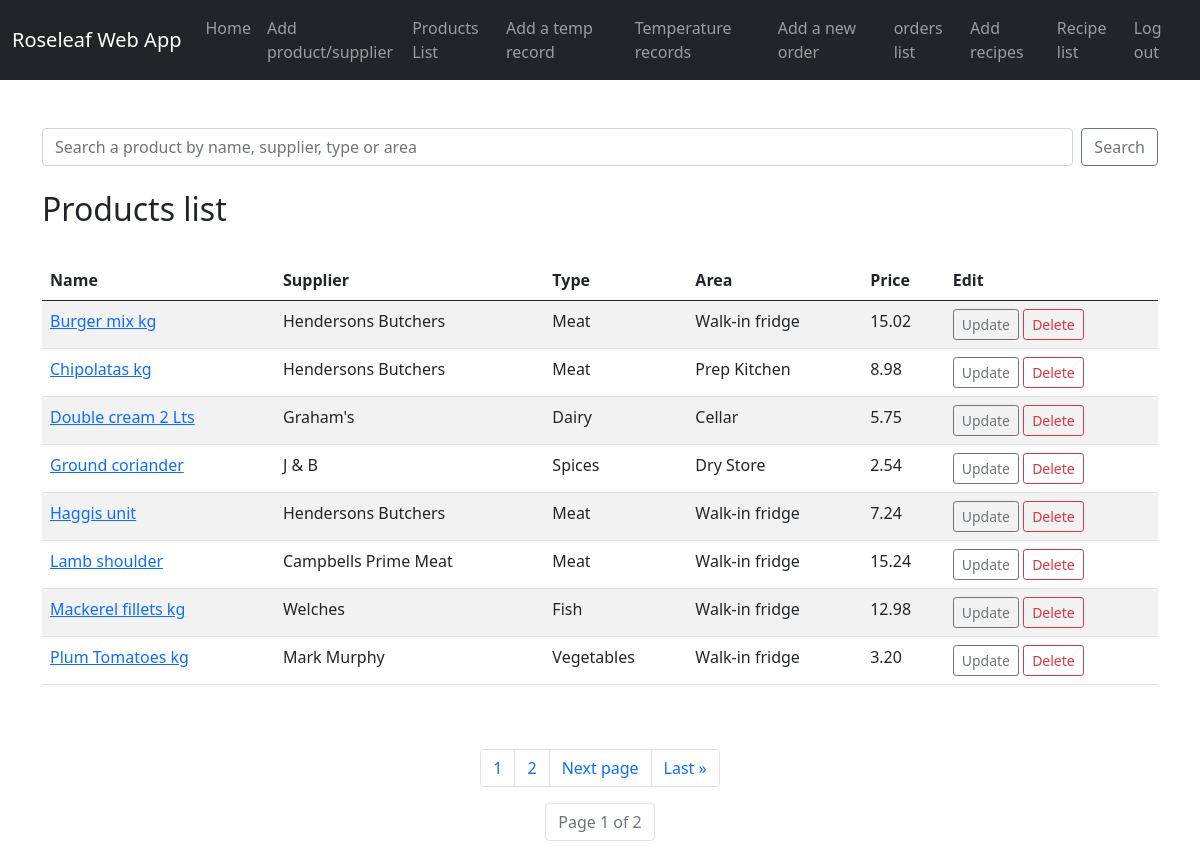
Screenshot of /products/ with the database file from the repository.
### roseleaf_app/models.py (models this page shows, shortened)
class Product(models.Model):
    supplier = models.ForeignKey(Supplier, on_delete=models.CASCADE)
    name = models.CharField(max_length=50)
    product_type = models.ForeignKey(ProductType, on_delete=models.CASCADE)
    area = models.ForeignKey(Area, on_delete=models.CASCADE)
    price = models.DecimalField(max_digits=4, decimal_places=2)

class Supplier(models.Model):
    name = models.CharField(max_length=30)
    def __str__(self):
        return self.name

class ProductType(models.Model):
    product_type = models.CharField(max_length=20)
    def __str__(self):
        return self.product_type

class Area(models.Model):
    name = models.CharField(max_length=50)
    def __str__(self):
        return self.name

### roseleaf_app/views.py (the view)
# urls.py: path('products/', views.products, name='products'),
def products(request):
    product_list = Product.objects.all()
    p = Paginator(Product.objects.all().order_by('name'), 8)
    page = request.GET.get('page')
    product_page = p.get_page(page)
    nums = 'a' * product_page.paginator.num_pages
    return render(request, 'roseleaf_app/products.html',
                  {'product_list': product_list,
                   'product_page': product_page,
                   'nums': nums})

### roseleaf_app/templates/roseleaf_app/products.html (shortened to what this page needs)
{% extends 'roseleaf_app/base.html' %}
{% block content %}
 <br><br>
    <form class="d-flex" method="post" action="{% url 'search_product' %}">
        <input class="form-control me-2" type="search"
               placeholder="Search a product by name, supplier, type or area" aria-label="Search" name="searched">
        <button class="btn btn-outline-secondary" type="submit">Search</button>
    </form>
    <br/>
    <h2>Products list</h2>
    <br>
    <table class="table table-hover table-striped ">
    <thead>
            <tr>
                <th scope="col">Name</th>
                <th scope="col">Supplier</th>
                <th scope="col">Type</th>
                <th scope="col">Area</th>
                <th scope="col">Price</th>
                <th scope="col">Edit</th>
            </tr>
        </thead>
    {% for product in product_page %}
        <tr>
            <td><a href="{% url 'show_product' product.id %}">{{ product.name }}</a></td>
            <td>{{ product.supplier }}</td>
            <td>{{ product.product_type }}</td>
            <td>{{ product.area }}</td>
            <td>{{ product.price }}</td>
            <td><a href="{% url 'update_product' product.id %}"
                   class="btn btn-outline-secondary btn-sm"> Update </a>
                <a href="{% url 'delete_product' product.id %}"
                   class="btn btn-outline-danger btn-sm"> Delete  </a>
            </td>
        </tr>
    {% endfor %}
    </table>
    <br><br>
    <nav aria-label="Page navigation example">
    <ul class="pagination justify-content-center">
    {% for i in nums %}
        <li class="page-item"><a class="page-link" href="?page={{ forloop.counter }}">{{ forloop.counter }}</a></li>
    {% endfor %}
    {% if product_page.has_next%}
        <li class="page-item"> <a class="page-link" href="?page={{ product_page.next_page_number }}">Next page</a></li>
        <li class="page-item"><a class="page-link" href="?page={{ product_page.paginator.num_pages }}">Last &raquo;</a></li>
    {% endif %}
    </ul>
    <ul class="pagination justify-content-center">
    <li class="page-item disabled"><a class="page-link" href="#">Page {{ product_page.number }} of {{ product_page.paginator.num_pages }}</a></li>
    </ul>
    </nav>
{% endblock %}

### rows the page displays
Product: name "Burger mix kg", supplier "Hendersons Butchers", product_type "Meat", area "Walk-in fridge", price "15.02"
Product: name "Chipolatas kg", supplier "Hendersons Butchers", product_type "Meat", area "Prep Kitchen", price "8.98"
Product: name "Double cream 2 Lts", supplier "Graham's", product_type "Dairy", area "Cellar", price "5.75"
Product: name "Ground coriander", supplier "J & B", product_type "Spices", area "Dry Store", price "2.54"
Product: name "Haggis unit", supplier "Hendersons Butchers", product_type "Meat", area "Walk-in fridge", price "7.24"
Product: name "Lamb shoulder", supplier "Campbells Prime Meat", product_type "Meat", area "Walk-in fridge", price "15.24"
Product: name "Mackerel fillets kg", supplier "Welches", product_type "Fish", area "Walk-in fridge", price "12.98"
Product: name "Plum Tomatoes kg", supplier "Mark Murphy", product_type "Vegetables", area "Walk-in fridge", price "3.20"

### other values shown
{{ product_page.number }} "1"
{{ product_page.paginator.num_pages }} "2"
